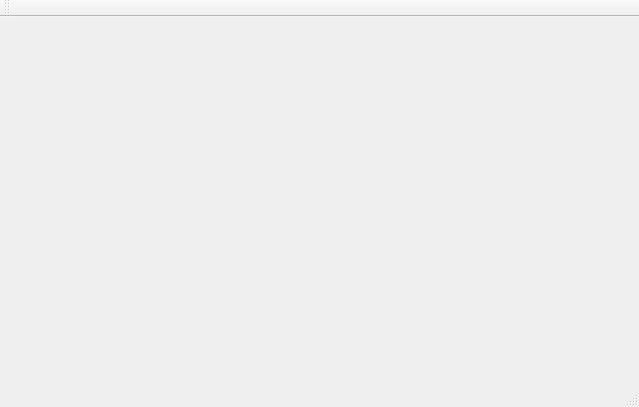
<?xml version="1.0" encoding="UTF-8"?>
<ui version="4.0">
 <class>opengldemoClass</class>
 <widget class="QMainWindow" name="opengldemoClass">
  <property name="geometry">
   <rect>
    <x>0</x>
    <y>0</y>
    <width>639</width>
    <height>407</height>
   </rect>
  </property>
  <property name="windowTitle">
   <string>opengldemo</string>
  </property>
  <widget class="QWidget" name="centralWidget">
   <widget class="QWidget" name="verticalLayoutWidget">
    <property name="geometry">
     <rect>
      <x>20</x>
      <y>10</y>
      <width>601</width>
      <height>321</height>
     </rect>
    </property>
    <layout class="QVBoxLayout" name="verticalLayout">
     <property name="spacing">
      <number>0</number>
     </property>
     <property name="sizeConstraint">
      <enum>QLayout::SetNoConstraint</enum>
     </property>
    </layout>
   </widget>
  </widget>
  <widget class="QMenuBar" name="menuBar">
   <property name="geometry">
    <rect>
     <x>0</x>
     <y>0</y>
     <width>639</width>
     <height>23</height>
    </rect>
   </property>
  </widget>
  <widget class="QToolBar" name="mainToolBar">
   <attribute name="toolBarArea">
    <enum>TopToolBarArea</enum>
   </attribute>
   <attribute name="toolBarBreak">
    <bool>false</bool>
   </attribute>
  </widget>
  <widget class="QStatusBar" name="statusBar"/>
 </widget>
 <layoutdefault spacing="6" margin="11"/>
 <resources>
  <include location="opengldemo.qrc"/>
 </resources>
 <connections/>
</ui>
